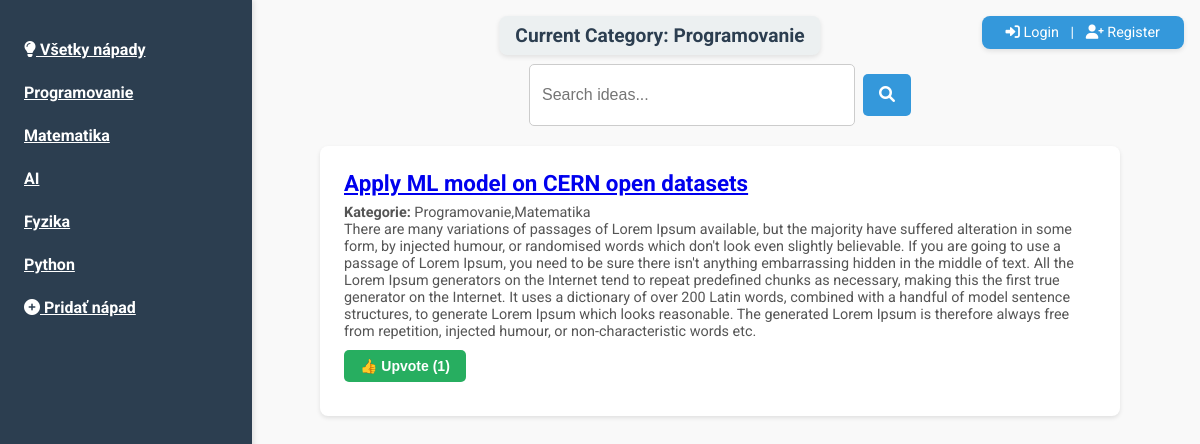
The app's page /?category=Programovanie with its own data.
### app.py (models this page shows)
class Category(db.Model):
    id = db.Column(db.Integer, primary_key=True)
    name = db.Column(db.String(100), unique=True, nullable=False)

class Idea(db.Model):
    id = db.Column(db.Integer, primary_key=True)
    title = db.Column(db.String(200), nullable=False)
    description = db.Column(db.Text, nullable=False)
    user_id = db.Column(db.Integer, db.ForeignKey('user.id'), nullable=False)
    comments = db.relationship('Comment', backref='idea', lazy=True, cascade="all, delete")
    upvotes = db.Column(db.Integer, default=0)
    categories = db.Column(db.String(255), nullable=True)
    file = db.Column(db.String(255), nullable=True)
    working_users = db.relationship('User', secondary=working_on, backref=db.backref('working_ideas', lazy='dynamic'))
    completed_by = db.Column(db.String(255), nullable=True)
    completion_link = db.Column(db.String(255), nullable=True)
    completed_ideas = db.relationship('CompletedIdea', back_populates='idea', lazy=True, cascade="all, delete")

### app.py (the view)
@app.route('/')
def home():
    categories = Category.query.all()
    selected_category = request.args.get('category')
    search_query = request.args.get('search', '')
    if selected_category:
        ideas = Idea.query.filter(Idea.categories.contains(selected_category))
    else:
        ideas = Idea.query
    if search_query:
        ideas = ideas.filter(Idea.title.contains(search_query) | Idea.description.contains(search_query))
    ideas = ideas.all()
    return render_template('index.html', ideas=ideas, categories=categories, selected_category=selected_category)

### templates/index.html (shortened to what this page needs)
<!DOCTYPE html>
<html lang="en">
<head>
    <link href="https://cdnjs.cloudflare.com/ajax/libs/font-awesome/6.0.0-beta3/css/all.min.css" rel="stylesheet">
    <link rel="stylesheet" href="/static/styles.css">
</head>
<body>
    <aside>
        <ul>
            <li><a href="/" {% if not selected_category %}class="active"{% endif %}><i class="fas fa-lightbulb"></i> Všetky nápady</a></li>
            {% for category in categories %}
            <li><a href="{{ url_for('home', category=category.name) }}">{{ category.name }}</a></li>
            {% endfor %}
            <li><a href="/add_idea"><i class="fas fa-plus-circle"></i> Pridať nápad</a></li>
        </ul>
    </aside>
    <header>
        {% if session.get('user_id') %}
        <a href="/logout"><i class="fas fa-sign-out-alt"></i> Logout</a>
        {% else %}
        <a href="/login"><i class="fas fa-sign-in-alt"></i> Login</a> |
        <a href="/register"><i class="fas fa-user-plus"></i> Register</a>
        {% endif %}
    </header>
    {% if selected_category %}
    <div class="current-category">
        Current Category: {{ selected_category }}
    </div>
    {% endif %}
    <main>
        <div class="searchbar">
            <form method="GET">
                <input type="text" name="search" placeholder="Search ideas..." value="{{ request.args.get('search', '') }}">
                <button type="submit"><i class="fas fa-search"></i></button>
            </form>
        </div>
        <ul>
            {% if ideas %}
            {% for idea in ideas %}
            <li>
                <h3><a href="{{ url_for('idea_detail', idea_id=idea.id) }}">{{ idea.title }}</a></h3>
                <p><strong>Kategorie:</strong> {{ idea.categories }}</p>
                <p>{{ idea.description }}</p>
                <form action="{{ url_for('upvote_idea', idea_id=idea.id) }}" method="POST" style="display: inline;">
                    <button type="submit" class="upvote-btn">👍 Upvote ({{ idea.upvotes }})</button>
                </form>
            </li>
            {% endfor %}
            {% endif %}
        </ul>
    </main>
</body>
</html>

### static/styles.css (style rules this page uses)
body { font-family: 'Roboto', sans-serif; margin: 0; padding: 0; display: flex; background-color: #f9f9f9; color: #333; }
aside { background-color: #2c3e50; color: white; width: 220px; padding: 1rem; position: fixed; top: 0; left: 0; height: 100vh; overflow-y: auto; box-shadow: 2px 0 5px rgba(0, 0, 0, 0.1); }
aside ul { list-style: none; padding: 0; }
aside ul li { margin-bottom: 0.5rem; }
aside ul li a { color: white; font-weight: bold; padding: 0.5rem; display: block; border-radius: 5px; transition: background-color 0.3s ease; }
header { position: fixed; top: 1rem; right: 1rem; background-color: #3498db; color: white; padding: 0.5rem 1rem; border-radius: 8px; box-shadow: 0 2px 5px rgba(0, 0, 0, 0.1); font-size: 0.9rem; z-index: 1000; }
header a { color: white; margin: 0 0.5rem; text-decoration: none; }
.current-category { position: fixed; top: 1rem; left: 55%; transform: translateX(-50%); background-color: #ecf0f1; color: #2c3e50; padding: 0.5rem 1rem; border-radius: 8px; font-size: 1.2rem; font-weight: bold; box-shadow: 0 2px 5px rgba(0, 0, 0, 0.1); z-index: 1000; }
main { margin-left: 240px; margin-top: 2rem; padding: 2rem; flex: 1; display: flex; flex-direction: column; align-items: center; }
main ul { width: 100%; max-width: 800px; display: flex; flex-direction: column; gap: 1.5rem; list-style: none; padding: 0; margin: 0; }
main ul li { background-color: white; border-radius: 8px; padding: 1.5rem; box-shadow: 0 2px 4px rgba(0, 0, 0, 0.1); transition: transform 0.2s ease, box-shadow 0.2s ease; }
main ul li h3 { font-size: 1.4rem; margin: 0 0 0.5rem; color: #333; }
main ul li p { margin: 0; font-size: 0.9rem; color: #555; }
.searchbar { margin-bottom: 20px; display: flex; justify-content: center; align-items: center; }
.searchbar form { display: flex; gap: 0.5rem; }
.searchbar input[type="text"] { width: 300px; padding: 0.75rem; font-size: 1rem; border: 1px solid #ccc; border-radius: 5px; outline: none; transition: border-color 0.3s ease; }
.searchbar button { padding: 0.75rem 1rem; font-size: 1rem; color: white; background-color: #3498db; border: none; border-radius: 5px; cursor: pointer; transition: background-color 0.3s ease; }
.searchbar button i { margin: 0; }
button { display: inline-block; padding: 10px 15px; margin: 10px 0; font-size: 14px; color: white; background-color: #007bff; border: none; border-radius: 5px; cursor: pointer; transition: background 0.3s; }
.upvote-btn { background-color: #27ae60; color: white; border: none; padding: 0.5rem 1rem; border-radius: 5px; cursor: pointer; font-weight: bold; transition: background 0.3s ease; }

### records on screen
Category: name "Programovanie"
Category: name "Matematika"
Category: name "AI"
Category: name "Fyzika"
Category: name "Python"
Idea: title "Apply ML model on CERN open datasets", categories "Programovanie,Matematika", description "There are many variations of passages of Lorem Ipsum available, but the majority have suffered alteration in some form, by injected humour, or randomised words which don't look even slightly believable. If you are going to use a passage of Lorem Ipsum, you need to be sure there isn't anything embarrassing hidden in the middle of text. All the Lorem Ipsum generators on the Internet tend to repeat predefined chunks as necessary, making this the first true generator on the Internet. It uses a dictionary of over 200 Latin words, combined with a handful of model sentence structures, to generate Lorem Ipsum which looks reasonable. The generated Lorem Ipsum is therefore always free from…", upvotes "1"
